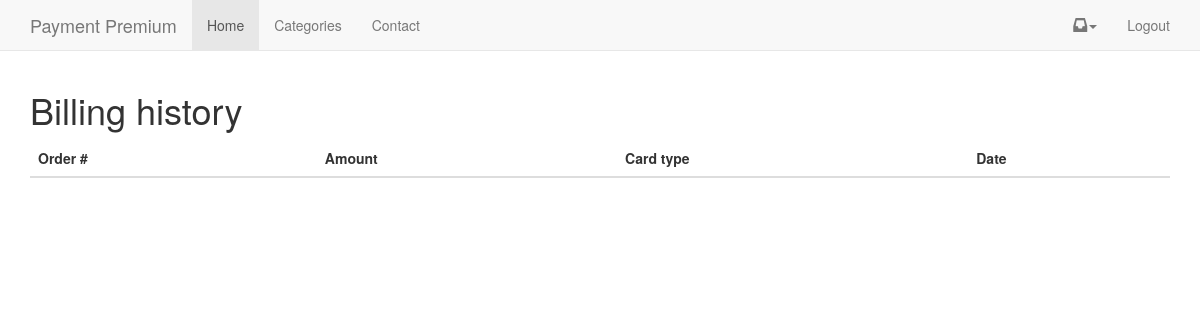
Page /billing/ (signed in) on the earlier database version.
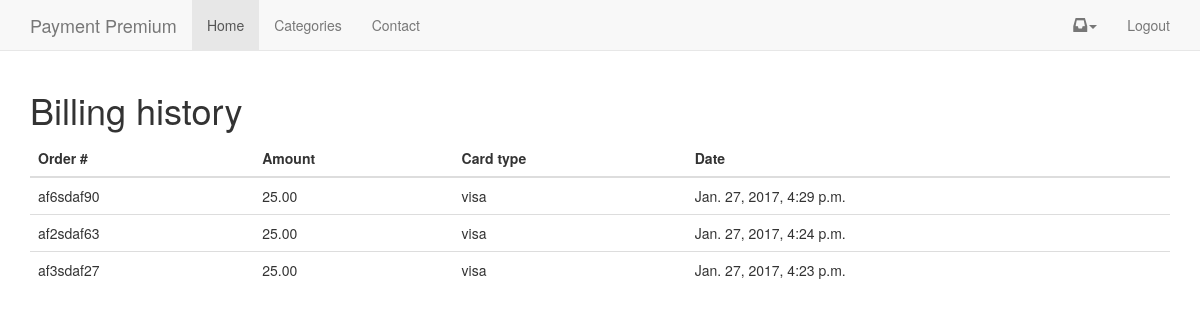
Same page on the later database version.
### billing/models.py (models this page shows, shortened)
class Transaction(models.Model):
	user = models.ForeignKey(settings.AUTH_USER_MODEL)
	transaction_id = models.CharField(max_length=120) #braintree or stripe
	order_id = models.CharField(max_length=120)
	amount = models.DecimalField(max_digits=100, decimal_places=2)
	success = models.BooleanField(default=True)
	transaction_status = models.CharField(max_length=220, null=True, blank=True)
	card_type = models.CharField(max_length=120)
	last_four = models.PositiveIntegerField(null=True, blank=True)
	timestamp = models.DateTimeField(auto_now_add=True, auto_now=False)
	objects = TransactionManager()
	class Meta:
		ordering = ['-timestamp']

### billing/views.py (the view)
# urls.py: url(r'^billing/$', billing_history, name='billing_history'),
def billing_history(request):
	history = Transaction.objects.filter(user=request.user).filter(success=True)
	context = {
		"history": history
	}
	return render(request, "history.html", context)

### billing/templates/history.html
{% extends 'base.html' %} {% block content %}
<h1>Billing history</h1>
<table class="table">
    <thead>
        <th>
            Order #
        </th>
        <th>
            Amount
        </th>
        <th>Card type</th>
        <th>
            Date
        </th>
    </thead>
    {% for item in history %}
    <tr>
        <td>
            {{ item.order_id }}
        </td>
        <td>
            {{ item.amount }}
        </td>
        <td>{{ item.card_type }} {% if item.last_four %}Last four: {{ item.last_fourt }}{% endif %}</td>
        <td>
            {{ item.timestamp }}
        </td>
    </tr>
    {% endfor %}
</table>
{% endblock %}

### templates/base.html (shortened to what this page needs)
{% load staticfiles %}
<!DOCTYPE html>
<html lang="en">
<head>
    <link rel="stylesheet" href="https://maxcdn.bootstrapcdn.com/bootstrap/3.3.7/css/bootstrap.min.css">
    <link href="http://getbootstrap.com/assets/css/ie10-viewport-bug-workaround.css" rel="stylesheet">
    <link rel="stylesheet" href="https://maxcdn.bootstrapcdn.com/font-awesome/4.7.0/css/font-awesome.min.css">
</head>
<body>
    {% include 'navbar.html' %}
    <div class="container">
         {% block content %} {% endblock content %}
    </div>
</body>
</html>

### templates/navbar.html (shortened to what this page needs)
<nav class="navbar navbar-default navbar-static-top">
    <div class="container">
        <div class="navbar-header">
            <a class="navbar-brand" href="/">Payment Premium</a>
        </div>
        <div id="navbar" class="navbar-collapse collapse">
            <ul class="nav navbar-nav">
                <li class="active"><a href="/">Home</a></li>
                <li><a href="{% url 'projects' %}">Categories</a></li>
                <li><a href="#contact">Contact</a></li>
            </ul>
            <ul class="nav navbar-nav navbar-right">
                {% if user.is_authenticated %}
                <li class="dropdown">
                    <a href="#" class="dropdown-toggle notification-toggle" data-toggle="dropdown" role="button" aria-haspopup="true" aria-expanded="false"><span class="glyphicon glyphicon-inbox"></span><span class="caret"></span></a>
                </li>
                <li><a href="{% url 'logout' %}">Logout</a></li>
                {% else %}
                    {% if request.get_full_path != "/" %}
                <li><a href="{% url 'login' %}">Login</a></li>
                    {% endif %}
                {% endif %}
            </ul>
        </div>
    </div>
</nav>

### templates/javascript.html (shortened to what this page needs)
{% load staticfiles %}

Differences in the rows shown:
added Transaction: order_id "af6sdaf90", amount "25.00", card_type "visa", timestamp "Jan. 27, 2017, 4:29 p.m."
added Transaction: order_id "af2sdaf63", amount "25.00", card_type "visa", timestamp "Jan. 27, 2017, 4:24 p.m."
added Transaction: order_id "af3sdaf27", amount "25.00", card_type "visa", timestamp "Jan. 27, 2017, 4:23 p.m."
